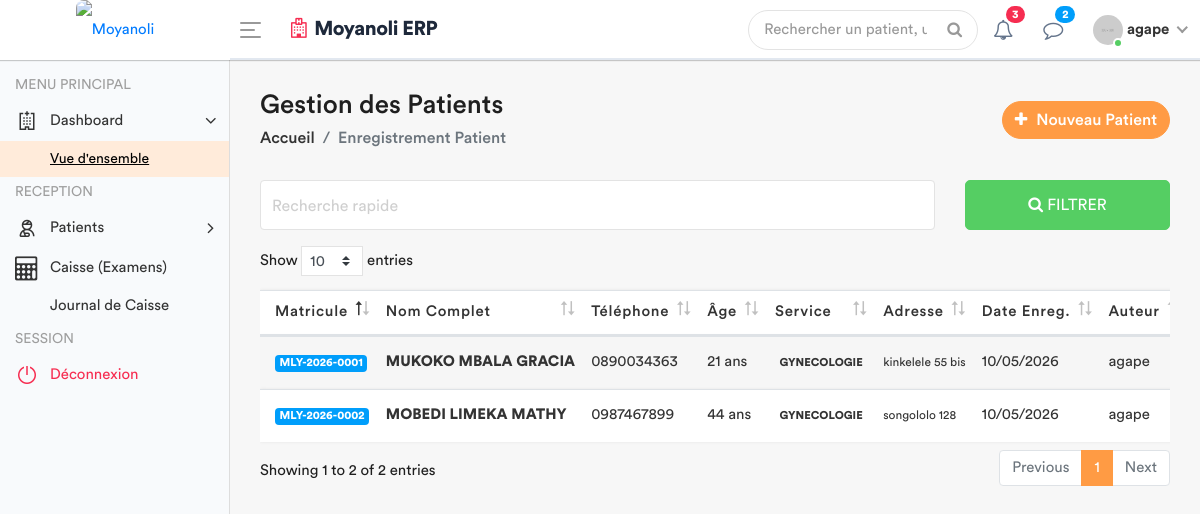
Page /patients/enregistrement/ (signed in) on the earlier database version.
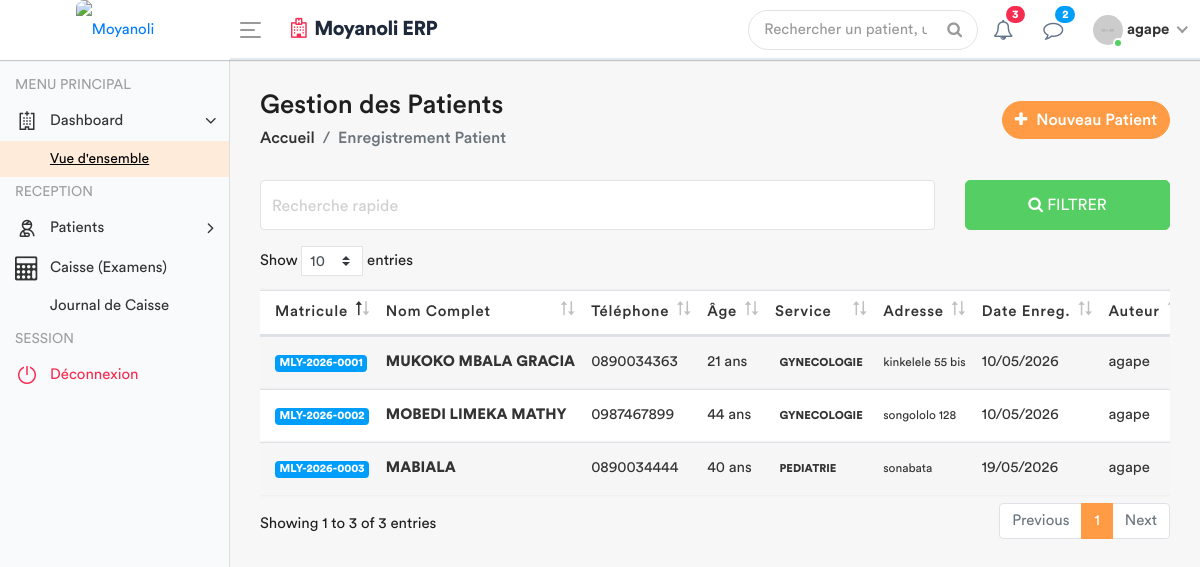
Same page on the later database version.
### apps/models.py (models this page shows, shortened)
class Patient(models.Model):
    code_patient = models.CharField(max_length=20, unique=True, editable=False)
    noms = models.CharField(max_length=100)
    service = models.ForeignKey(
        Service,
        on_delete=models.PROTECT, # On empêche de supprimer un service s'il a des patients
        related_name='patients',
        null=True # Utile si tu as déjà des patients en base sans service
    )
    sexe = models.CharField(max_length=1, choices=[('M', 'Masculin'), ('F', 'Féminin')])
    age = models.CharField(max_length=30)
    adresse = models.TextField()
    telephone = models.CharField(max_length=20)
    fiche_payee = models.BooleanField(default=False)
    created_by = models.ForeignKey(User, on_delete=models.SET_NULL, null=True, related_name='patients_crees')
    date_creation = models.DateTimeField(auto_now_add=True)
    date_modification = models.DateTimeField(auto_now=True)

class Service(models.Model):
    nom = models.CharField(max_length=100, unique=True)
    description = models.TextField(blank=True, null=True)
    date_creation = models.DateTimeField(default=timezone.now)
    def __str__(self):
        return self.nom
    class Meta:
        verbose_name = "Service"
        verbose_name_plural = "Services"

### apps/views.py (the view)
# urls.py: path('patients/enregistrement/', views.enregistrement_patient, name='enregistrement_patient'),
@login_required
def enregistrement_patient(request):
    patients = Patient.objects.all().order_by('-date_creation')
    if request.method == 'POST':
        form = PatientForm(request.POST)
        if form.is_valid():
            patient = form.save(commit=False)
            patient.created_by = request.user
            patient.save()
            messages.success(request, f"Patient {patient.noms} enregistré avec succès. Matricule : {patient.code_patient}")
            return redirect('enregistrement_patient')
        else:
            messages.error(request, "Erreur lors de l'enregistrement. Vérifiez les informations.")
    else:
        form = PatientForm()
    role = Fonction.objects.filter(userKey = request.user).first()
    fonctionKey = role.fonctionKey.roleName if role else None
    context = {
        'patients': patients,
        'form': form,
        'segment': 'enregistrement_patient',
        'fonctionKey' : fonctionKey
    }
    return render(request, 'back-end/patient/enregistrement_patient.html', context)

### apps/templates/back-end/patient/enregistrement_patient.html (shortened to what this page needs)
<!DOCTYPE html>
{% load static %}
<html lang="fr">
    <head>
        {% include 'back-end/includes/css.html' %}
    </head>
    <body>
        <div class="main-wrapper">
            {% include 'back-end/includes/header.html' %}
            {% include 'back-end/includes/sidebar.html' %}
            <div class="page-wrapper">
                <div class="content container-fluid">
                    <div class="page-header">
                        <div class="row align-items-center">
                            <div class="col">
                                <h3 class="page-title">Gestion des Patients</h3>
                                <ul class="breadcrumb">
                                    <li class="breadcrumb-item"><a href="#">Accueil</a></li>
                                    <li class="breadcrumb-item active">Enregistrement Patient</li>
                                </ul>
                            </div>
                            {% if fonctionKey == 'receptionniste' %}
                            <div class="col-auto float-right ml-auto">
                                <a href="#" class="btn btn-primary add-btn" data-toggle="modal" data-target="#add_patient">
                                    <i class="fa fa-plus"></i> Nouveau Patient
                                </a>
                            </div>
                            {% endif %}
                        </div>
                    </div>
                    <div class="row filter-row">
                        <div class="col-sm-6 col-md-9">
                            <div class="form-group form-focus">
                                <input type="text" class="form-control floating" id="myInput" placeholder="Rechercher par nom, matricule, téléphone...">
                                <label class="focus-label">Recherche rapide</label>
                            </div>
                        </div>
                        <div class="col-sm-6 col-md-3">
                            <a href="#" class="btn btn-success btn-block"> <i class="fa fa-search"></i> Filtrer </a>
                        </div>
                    </div>
                    <div class="row">
                        <div class="col-md-12">
                            <div class="table-responsive">
                                <table class="table table-striped custom-table mb-0 datatable" id="myTable">
                                    <thead>
                                        <tr>
                                            <th>Matricule</th>
                                            <th>Nom Complet</th>
                                            <th>Téléphone</th>
                                            <th>Âge</th>
                                            <th>Service</th>
                                            <th>Adresse</th>
                                            <th>Date Enreg.</th>
                                            <th>Auteur</th>
                                        </tr>
                                    </thead>
                                    <tbody>
                                        {% for patient in patients %}
                                        <tr>
                                            <td><span class="badge badge-info">{{ patient.code_patient }}</span></td>
                                            <td><strong>{{ patient.noms }}</strong></td>
                                            <td>{{ patient.telephone }}</td>
                                            <td>{{ patient.age }} ans</td>
                                            <td>
                                                <span class="badge badge-light-primary text-uppercase">
                                                    {{ patient.service }}
                                                </span>
                                            </td>
                                            <td><small>{{ patient.adresse|truncatechars:25 }}</small></td>
                                            <td>{{ patient.date_creation|date:"d/m/Y" }}</td>
                                            <td>{{ patient.created_by.username }}</td>
                                        </tr>
                                        {% empty %}
                                        <tr>
                                            <td colspan="9" class="text-center">Aucun patient trouvé dans la base de données.</td>
                                        </tr>
                                        {% endfor %}
                                    </tbody>
                                </table>
                            </div>
                        </div>
                    </div>
                </div>
            </div>
        </div>
    </body>
</html>

### apps/templates/back-end/includes/css.html (shortened to what this page needs)
{% load static %}
        <link rel="stylesheet" href="{% static 'back-end/assets/css/bootstrap.min.css'%}">
        <link rel="stylesheet" href="{% static 'back-end/assets/css/font-awesome.min.css'%}">
        <link rel="stylesheet" href="{% static 'back-end/assets/css/line-awesome.min.css'%}">
		<link rel="stylesheet" href="{% static 'back-end/assets/plugins/morris/morris.css'%}">
        <link rel="stylesheet" href="{% static 'back-end/assets/css/style.css'%}">
		<link rel="stylesheet" href="{% static 'back-end/assets/css/dataTables.bootstrap4.min.css'%}">
		<link rel="stylesheet" href="{% static 'back-end/assets/css/select2.min.css'%}">
		<link rel="stylesheet" href="{% static 'back-end/assets/css/bootstrap-datetimepicker.min.css'%}">

### apps/templates/back-end/includes/header.html (shortened to what this page needs)
{% load static %}
<div class="header" style="background: #ffffff; border-bottom: 2px solid #e2e8f0;">
    <div class="header-left" style="background: #ffffff;">
        <a href="{% url 'home' %}" class="logo">
            <img src="{% static 'front-end/assets/dr/logo.jpg' %}" width="45" height="45" alt="Moyanoli" style="border-radius: 8px;">
        </a>
    </div>
    <a id="toggle_btn" href="javascript:void(0);" style="color: #007bff;">
        <span class="bar-icon">
            <span></span>
            <span></span>
            <span></span>
        </span>
    </a>
    <div class="page-title-box">
        <h3 style="color: #1e293b; font-weight: 700; letter-spacing: -0.5px;">
            <i class="fa fa-hospital-o text-danger mr-2"></i>Moyanoli ERP
        </h3>
    </div>
    <ul class="nav user-menu">
        <li class="nav-item">
            <div class="top-nav-search">
                <form action="#">
                    <input class="form-control" type="text" placeholder="Rechercher un patient, un dossier...">
                    <button class="btn" type="submit"><i class="fa fa-search"></i></button>
                </form>
            </div>
        </li>
        <li class="nav-item dropdown">
            <a href="#" class="dropdown-toggle nav-link" data-toggle="dropdown">
                <i class="fa fa-bell-o" style="color: #64748b;"></i> <span class="badge badge-pill bg-danger">3</span>
            </a>
        </li>
        <li class="nav-item dropdown">
            <a href="#" class="dropdown-toggle nav-link" data-toggle="dropdown">
                <i class="fa fa-comment-o" style="color: #64748b;"></i> <span class="badge badge-pill bg-info">2</span>
            </a>
        </li>
        <li class="nav-item dropdown has-arrow main-drop">
            <a href="#" class="dropdown-toggle nav-link" data-toggle="dropdown">
                <span class="user-img">
                    <img src="{% static 'back-end/assets/img/profiles/avatar-21.jpg' %}" alt="">
                    <span class="status online"></span>
                </span>
                <span style="font-weight: 600;">{{ user.username }}</span>
            </a>
        </li>
    </ul>
</div>

### apps/templates/back-end/includes/sidebar.html (shortened to what this page needs)
<div class="sidebar" id="sidebar" style="background-color: #f8fafc;">
    <div class="sidebar-inner slimscroll">
        <div id="sidebar-menu" class="sidebar-menu">
            <ul>
                <li class="menu-title">
                    <span>MENU PRINCIPAL</span>
                </li>
                <li class="submenu">
                    <a href="#"><i class="la la-hospital"></i> <span> Dashboard</span> <span class="menu-arrow"></span></a>
                    <ul style="display: none;">
                        <li><a class="active" href="{% url 'dashboard' %}">Vue d'ensemble</a></li>
                    </ul>
                </li>
                {% if fonctionKey == 'admin' %}
                    <li class="menu-title"> <span>ADMINISTRATION</span> </li>
                    <li class="submenu">
                        <a href="#"><i class="la la-user-md"></i> <span> Personnel Médical</span> <span class="menu-arrow"></span></a>
                        <ul style="display: none;">
                            <li><a href="{% url 'employeAdd' %}">Inscrire un utilisateur</a></li>
                            <li><a href="{% url 'employeRead' %}">Liste du Personnel</a></li>
                            <li><a href="{% url 'liste_employe_poste' %}">Profil Utilisateur</a></li>
                        </ul>
                    </li>
                    <li class="submenu">
                        <a href="#"><i class="la la-cog"></i> <span> Configuration </span> <span class="menu-arrow"></span></a>
                        <ul style="display: none;">
                            <li><a href="{% url 'gestion_prestations' %}">Prestations</a></li>
                            <li><a href="{% url 'modifier_taux' %}">Taux de change</a></li>
                            <li><a href="{% url 'gestion_services' %}">Services</a></li>
                        </ul>
                    </li>
                    <li class="submenu">
                        <a href="#"><i class="la la-user-injured"></i> <span> Patients </span> <span class="menu-arrow"></span></a>
                        <ul style="display: none;">
                            <li><a href="{% url 'enregistrement_patient' %}">Tous les patients</a></li>
                        </ul>
                    </li>
                    <li class="{% if request.resolver_match.url_name == 'dashboard_finance' %}active{% endif %}">
                        <a href="{% url 'dashboard_finance' %}">
                            <i class="fa fa-wallet"></i>
                            <span>Journal de Caisse</span>
                        </a>
                    </li>
                    <li class="submenu {% if request.resolver_match.url_name == 'dashboard_finance_depense' or request.resolver_match.url_name == 'creer_depense' %}active{% endif %}">
    <a href="#"><i class="la la-wallet"></i> <span> Gestion Financière </span> <span class="menu-arrow"></span></a>
    <ul style="{% if request.resolver_match.url_name == 'dashboard_finance_depense' or request.resolver_match.url_name == 'creer_depense' %}display: block;{% else %}display: none;{% endif %}">
        <li>
            <a class="{% if request.resolver_match.url_name == 'dashboard_finance_depense' %}active{% endif %}" href="{% url 'dashboard_finance_depense' %}">
                <i class="la la-list"></i> Journal de Caisse
            </a>
        </li>
        <li>
            <a class="{% if request.resolver_match.url_name == 'creer_depense' %}active{% endif %}" href="{% url 'creer_depense' %}">
                <i class="la la-money-bill-wave"></i> Saisir une Dépense
            </a>
        </li>
    </ul>
</li>
                {% elif fonctionKey == 'receptionniste' %}
                    <li class="menu-title"> <span>RECEPTION</span> </li>
                    <li class="submenu">
                        <a href="#"><i class="la la-user-injured"></i> <span> Patients </span> <span class="menu-arrow"></span></a>
                    </li>
                    <li class="{% if request.resolver_match.url_name == 'liste_attente_caisse' or request.resolver_match.url_name == 'encaisser_examens_prescrits' %}active{% endif %}">
                        <a href="{% url 'liste_attente_caisse' %}">
                            <i class="fa fa-calculator"></i> <span>Caisse (Examens)</span>
                        </a>
                    </li>
                    <li class="{% if request.resolver_match.url_name == 'dashboard_finance' %}active{% endif %}">
                        <a href="{% url 'dashboard_finance' %}">
                            <span>Journal de Caisse</span>
                        </a>
                    </li>
                {% elif fonctionKey == 'echographe'%}
                <li class="{% if request.resolver_match.url_name == 'liste_examens_techniques' %}active{% endif %}">
                    <a href="{% url 'liste_examens_techniques' %}">
                        <i class="fa fa-flask"></i> <span>Examens à réaliser</span>
                    </a>
                </li>
                {% endif %}
                <li class="menu-title"> <span>SESSION</span> </li>
                <li>
                    <a href="{% url 'deco' %}" class="text-danger"><i class="la la-power-off"></i> <span>Déconnexion</span></a>
                </li>
            </ul>
        </div>
    </div>
</div>

### apps/templates/back-end/includes/js.html (shortened to what this page needs)
{% load static %}

Differences in the rows shown:
added Patient: code_patient "MLY-2026-0003", noms "MABIALA", telephone "0890034444", age "40", service "PEDIATRIE", adresse "sonabata", date_creation "19/05/2026", created_by.username "agape"
Other differences:
text written by a page script: "Show entries Showing 1 to 2 of 2 entries Previous 1 Next" → "Show entries Showing 1 to 3 of 3 entries Previous 1 Next"
